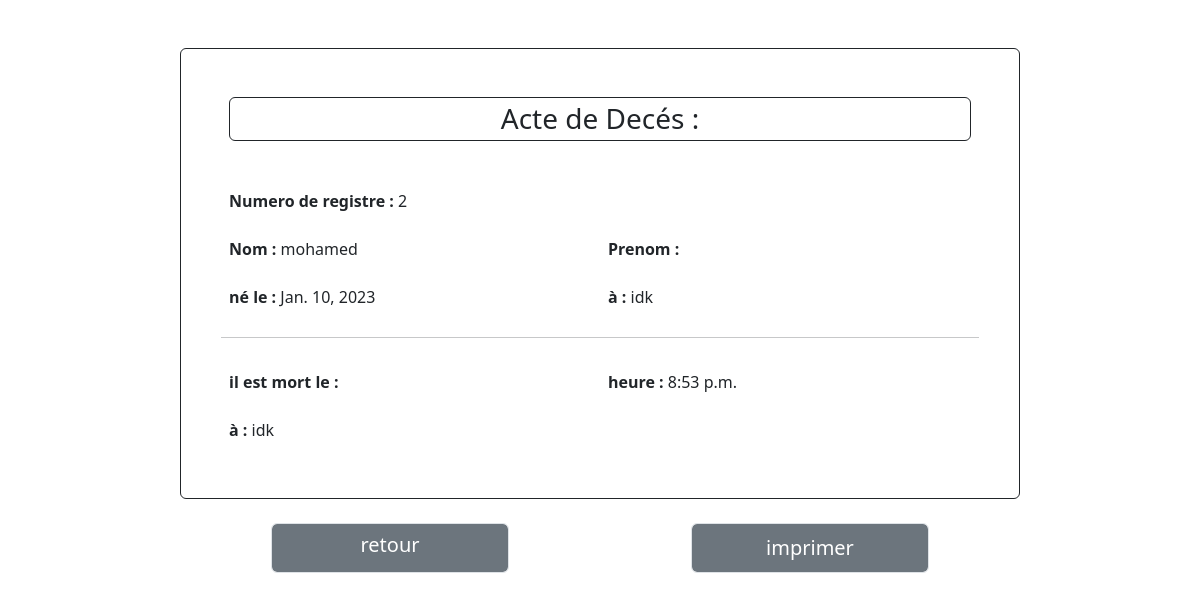
The app's page /editD/5 with its own data.
### app1/models.py (models this page shows)
class Deces(models.Model):
    officier=models.ForeignKey(Officier,on_delete=models.CASCADE,default=0)
    numero_registre = models.ForeignKey ( RegistreDeces , on_delete = models.CASCADE,default = 0 )
    nom = models.CharField ( max_length = 250 , verbose_name = 'Nom' )
    prenoms = models.CharField ( max_length = 250 , verbose_name = 'Prenoms' )
    sexe = models.CharField ( max_length = 150 , verbose_name = 'Precise le sexe' , choices = Sexe ,default = 'Masculin' )
    date_naiss = models.DateField ( verbose_name = 'Date de Naissance' )
    lieu_naiss = models.CharField ( max_length = 250 , verbose_name = 'Lieu de Naissance' )
    mariée=models.CharField(max_length = 10,choices = (('oui','OUI'),('non','NON')),default = 'NON')
    jour_deces=models.DateField ( verbose_name = 'Date de deces' )
    heure_deces=models.TimeField ( verbose_name = 'Heure de deces' )
    lieu_deces=models.CharField ( max_length = 250 , verbose_name = 'Lieu de deces' )

class RegistreDeces(models.Model):
    numero_registre = models.CharField ( max_length = 150 , verbose_name = 'Numero du Registre',primary_key=True )
    annee = models.IntegerField ( verbose_name = 'Annee' , default = datetime.datetime.now ( ).year )
    def __str__ ( self ) :
        return str ( self.numero_registre )

### app1/views.py (the view)
# urls.py: path('editD/<int:id>', views.editD,name="editD"),
def editD(request, id):
    acte = Deces.objects.get(id=id)
    return render(request,'voirD.html', {'acte':acte })

### templates/voirD.html (shortened to what this page needs)
<!DOCTYPE html>
{% load static %}
<html lang="en">
<head>
    <link rel="stylesheet" href="/static/css/bootstrap.min.css">
</head>
<body>
    <div id="pdf">
    <div class="container mt-5 border border-dark rounded p-5"  style=" width :70%;">
        <h3 class="text-center border border-dark rounded p-1 mb-5"> Acte de Decés : </h3>
        <form method="post"  class="form-group row g-3 " >
            <div class="col-6">
                <label  class="form-label " style="text-align:left">Numero de registre : </label>
                {{acte.numero_registre}}
            </div>
            <div class="col-6">
            </div>
            <br>
            <div class="col-6">
                <label  class="form-label">Nom : </label>
                {{acte.nom}}
            </div>
            <div class="col-6">
                <label  class="form-label">Prenom : </label>
            </div>
            <div class="col-6">
                <label  class="form-label">né le : </label>
                {{acte.date_naiss}}
            </div>
            <div class="col-6">
                <label class="form-label">à : </label>
                {{acte.lieu_naiss}}
            </div>
            <hr style="margin-top:20px">
            <div class="col-6">
                <label class="form-label">il est mort le : </label>
            </div>
            <div class="col-6">
                <label  class="form-label">heure : </label>
                {{acte.heure_deces}}
            </div>
            <div class="col-6">
                <label  class="form-label">à : </label>
                {{acte.lieu_deces}}
            </div>
            <br>
        </form>
    </div>
        </div>
    <div class="row" style="width:70% ;margin-left:15%">
        <div class="col-6 ">
            <br>
            <a href="{% url 'searchD' %}" class="form-control bg-secondary fs-5 text-white mb-5 topdf" style="text-decoration:none;width:60%;height:50px;text-align:center;margin-left:20%" >retour</a>
        </div>
        <div class="col-6 ">
            <br>
            <input onclick="printPage()" type="submit" id="ajt1" class="form-control bg-secondary fs-5 text-white mb-5 topdf" style="width:60%;height:50px;text-align:center;margin-left:20%" value="imprimer">
        </div>
        </div>
</body>
</html>

### templates/voirD.html (style rules this page uses)
label { font-weight:600 }

### records on screen
Deces: numero_registre "2", nom "mohamed", date_naiss "Jan. 10, 2023", lieu_naiss "idk", heure_deces "8:53 p.m.", lieu_deces "idk"
